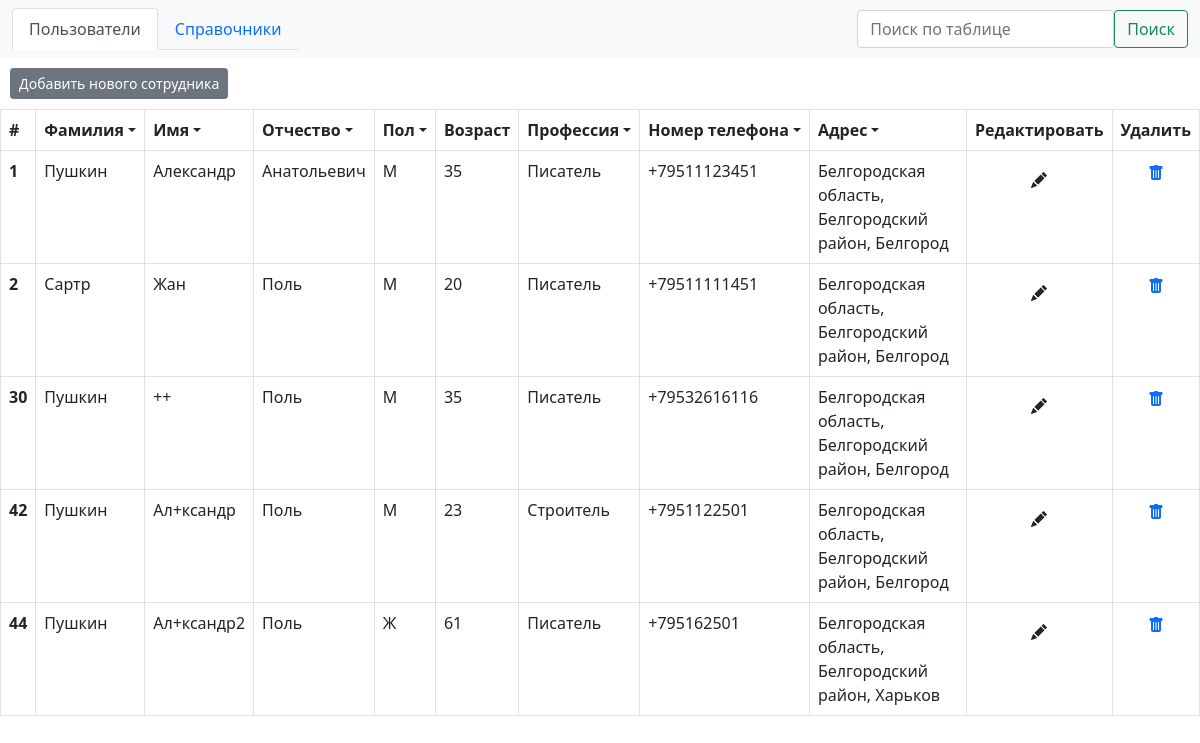
Before: / with the older database file.
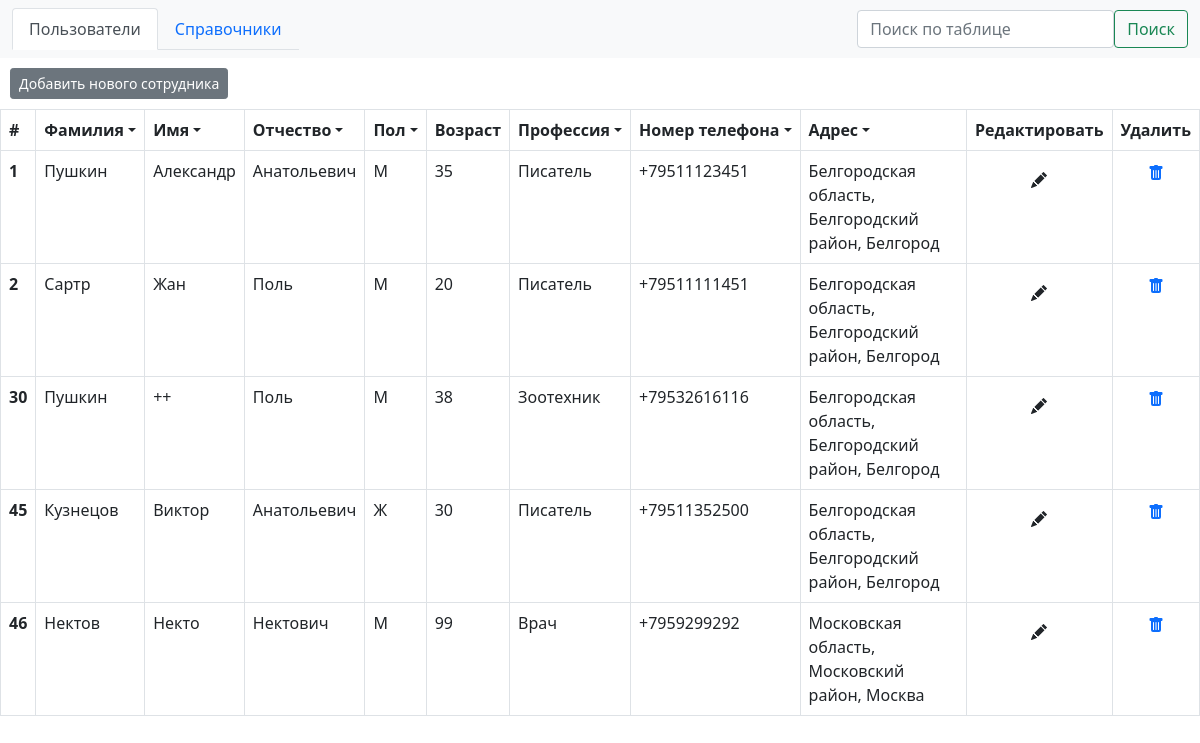
After: the same page with the newer database file.
### task_app/models.py (models this page shows, shortened)
class User(models.Model):
    surname = models.CharField(max_length=100, blank=False)
    middle_name = models.CharField(max_length=100, blank=False, default='-')
    first_name = models.CharField(max_length=100, blank=False)
    sex = models.ForeignKey(Sex, on_delete=models.PROTECT, default='М')
    age = models.PositiveSmallIntegerField(blank=False)
    phoneNumber = models.OneToOneField(PhoneNumber, on_delete=models.PROTECT)
    profession = models.ForeignKey(Profession, on_delete=models.PROTECT)
    area = models.ForeignKey(Aria, on_delete=models.PROTECT)
    district = models.ForeignKey(District, on_delete=models.PROTECT)
    city = models.ForeignKey(City, on_delete=models.PROTECT)
    class Meta:
         verbose_name = "Пользователь"
         verbose_name_plural = "Пользователи"
    def get_address(self):
        return f'{self.area} область, {self.district} р-н, г. {self.city}'

class Sex(models.Model):
    SEX = [
        ('М', 'Мужчина'),
        ('Ж', 'Женщина')
    ]
    sex = models.CharField("sex", choices=SEX, blank=False, max_length=1, unique=True) # М или Ж
    def __str__(self):
        return self.sex
    class Meta:
         verbose_name = "Пол"
         verbose_name_plural = "Пол"

class Profession(models.Model):
    text = models.CharField(max_length=150, blank=False, unique=True)
    def __str__(self):
        return self.text
    class Meta:
         verbose_name = "Профессия"
         verbose_name_plural = "Профессии"

class PhoneNumber(models.Model):
    phoneNumberRegex = RegexValidator(regex = r"^\+?1?\d{8,15}$")
    phoneNumber = models.CharField(validators = [phoneNumberRegex], max_length = 16, unique = True)
    def __str__(self):
        return self.phoneNumber
    class Meta:
         verbose_name = "Номер телефона"
         verbose_name_plural = "Номера телефона"

class Aria(models.Model):
    text = models.CharField(max_length=150, blank=False)
    def __str__(self):
        return self.text
    class Meta:
         verbose_name = "Область"
         verbose_name_plural = "Области"

class District(models.Model):
    text = models.CharField(max_length=150, blank=False)
    def __str__(self):
        return self.text
    class Meta:
         verbose_name = "Район"
         verbose_name_plural = "Районы"

class City(models.Model):
    text = models.CharField(max_length=150, blank=False)
    def __str__(self):
        return self.text
    class Meta:
         verbose_name = "Город"
         verbose_name_plural = "Города"

### task_app/views.py (the view)
# urls.py: path('', index, name='index'),
def index(request):
    users = User.objects.all()
    surnames = users.all().values('surname').distinct()
    middle_names = users.all().values('middle_name').distinct()
    first_names = users.all().values('first_name').distinct()
    address_list = list(set([a.get_address() for a in users]))
    professions = Profession.objects.all()
    phoneNumbers = PhoneNumber.objects.all()
    cities = City.objects.all()
    arias = Aria.objects.all()
    districts = District.objects.all()
    sex = Sex.objects.all()
    context = {'users': users,
               'surnames': surnames,
               'middle_names': middle_names,
               'first_names': first_names,
               'address_list': address_list,
               'professions': professions,
               'phoneNumbers': phoneNumbers,
               'cities': cities,
               'arias': arias,
               'sex': sex,
               'districts': districts,
               'add_prof_form': ProfessionForm(),
               'modify_prof_form': ProfessionForm(),
               'form_add_user': UserForm(),
               }
    return render(request, 'task_app/base.html', context=context)

### task_app/forms.py
class ProfessionForm(forms.Form):
    text = forms.CharField(
        widget=forms.TextInput(
            attrs={
                'class': 'form-control'
            }
        ),
        label='Введите название',
        max_length=150,
    )

### task_app/templates/task_app/base.html (shortened to what this page needs)
{% load static %}
<!doctype html>
<html lang="ru">
<head>
    <link href="https://cdn.jsdelivr.net/npm/bootstrap@5.0.1/dist/css/bootstrap.min.css" rel="stylesheet"
>
</head>
<body>
{% block content%}
<nav class="navbar navbar-light bg-light">
    <div class="container-fluid">
        <ul class="nav nav-tabs" id="myTab" role="tablist">
            <li class="nav-item" role="presentation">
                <a class="nav-link active" id="home-tab" data-toggle="tab" href="#users" role="tab" aria-controls="home"
                   aria-selected="true">Пользователи</a>
            </li>
            <li class="nav-item" role="presentation">
                <a class="nav-link" id="profile-tab" data-toggle="tab" href="#profiles" role="tab"
                   aria-controls="profile" aria-selected="false">Справочники</a>
            </li>
        </ul>
        <form class="d-flex">
            <input class="form-control mr-2" type="search" placeholder="Поиск по таблице" aria-label="Search">
            <button class="btn btn-outline-success" type="submit">Поиск</button>
        </form>
    </div>
</nav>
<div class="tab-content" id="myTabContent">
    <div class="tab-pane fade show active" id="users" role="tabpanel" aria-labelledby="home-tab">
        <button type="button" class="btn btn-secondary btn-sm" style="margin: 10px" data-toggle="modal" data-target="#createNewUser">
            Добавить нового сотрудника
        </button>
        <table class="table table-bordered" id="table_users">
            <thead>
            <tr>
                <th scope="col" style="vertical-align: middle;">#</th>
                <th scope="col" style="vertical-align: middle;">
                    <p class="dropdown-toggle" type="button" id="dropdownMenuSurames" data-toggle="dropdown"
                       aria-expanded="false" style="margin: 0;">Фамилия</p>
                </th>
                <th scope="col" style="vertical-align: middle;">
                    <p class="dropdown-toggle" type="button" id="dropdownMenuNames" data-toggle="dropdown"
                       aria-expanded="false" style="margin: 0;">Имя</p>
                </th>
                <th scope="col" style="vertical-align: middle;">
                    <p class="dropdown-toggle" type="button" id="dropdownMenuMiddleNames" data-toggle="dropdown"
                       aria-expanded="false" style="margin: 0;">Отчество</p>
                </th>
                <th scope="col" style="vertical-align: middle;">
                    <p class="dropdown-toggle" type="button" id="dropdownMenuSex" data-toggle="dropdown"
                       aria-expanded="false" style="margin: 0;">Пол</p>
                </th>
                <th scope="col" style="vertical-align: middle;">Возраст</th>
                <th scope="col" style="vertical-align: middle;">
                    <p class="dropdown-toggle" type="button" id="dropdownMenuProfession" data-toggle="dropdown"
                       aria-expanded="false" style="margin: 0;">Профессия</p>
                </th>
                <th scope="col" style="vertical-align: middle;">
                    <p class="dropdown-toggle" type="button" id="dropdownMenuPhonenumber" data-toggle="dropdown"
                       aria-expanded="false" style="margin: 0;">Номер телефона</p>
                </th></th>
                <th scope="col" style="vertical-align: middle;">
                    <p class="dropdown-toggle" type="button" id="dropdownMenuAddress" data-toggle="dropdown"
                       aria-expanded="false" style="margin: 0;">Адрес</p>
                </th>
                <th scope="col" style="vertical-align: middle;">Редактировать</th>
                <th scope="col" style="vertical-align: middle;">Удалить</th>
            </tr>
            </thead>
            <tbody>
            {% for user in users %}
            <tr>
                <th scope="row">{{ user.pk}}</th>
                <td>{{ user.surname}}</td>
                <td>{{ user.first_name}}</td>
                <td>{{ user.middle_name}}</td>
                <td>{{ user.sex}}</td>
                <td>{{ user.age}}</td>
                <td>{{ user.profession}}</td>
                <td>{{ user.phoneNumber}}</td>
                <td>{{ user.area}} область, {{ user.district}} район, {{ user.city}}</td>
                     <td style="text-align: center">
                    <button type="button" class="btn" data-toggle="modal" data-target="#modifyUser" id="user_modify_icon_{{user.pk}}"  onclick="openModifyUserForm(this)">
                    </button>
                </td>
            <td style="text-align: center"><a data-toggle="modal" data-target="#deleteUser" href="#" id="user_delete_icon_{{user.pk}}"  onclick = "openDelUser(this)" >
                </a></td>
            </tr>
            {% endfor %}
            </tbody>
        </table>
    </div>
</div>
{% endblock %}
</body>
</html>

Changed rows visible on the page:
removed User: pk "42", surname "Пушкин", first_name "Ал+ксандр", middle_name "Поль", sex "М", age "23", profession "Строитель", phoneNumber "+7951122501", area "Белгородская", district "Белгородский", city "Белгород"
removed User: pk "44", surname "Пушкин", first_name "Ал+ксандр2", middle_name "Поль", sex "Ж", age "61", profession "Писатель", phoneNumber "+795162501", area "Белгородская", district "Белгородский", city "Харьков"
changed User id 30: age "35" → "38"; profession "Писатель" → "Зоотехник"
added User: pk "45", surname "Кузнецов", first_name "Виктор", middle_name "Анатольевич", sex "Ж", age "30", profession "Писатель", phoneNumber "+79511352500", area "Белгородская", district "Белгородский", city "Белгород"
added User: pk "46", surname "Нектов", first_name "Некто", middle_name "Нектович", sex "М", age "99", profession "Врач", phoneNumber "+7959299292", area "Московская", district "Московский", city "Москва"
